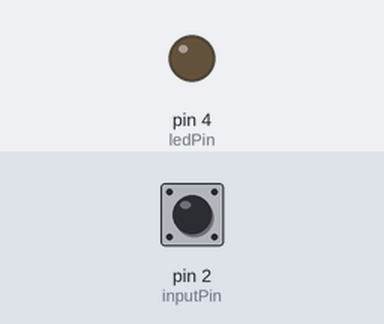
Bench run of a sketch on a simulated Arduino Uno, built with avr-gcc and run on an emulated ATmega328P. On the bench: output pins drawn as LEDs (lit = HIGH). Dashed ring = blinking. The inputs (shaded band) are chosen by the test bench; at power-on: pin 2 (inputPin) HIGH. What the sketch prints to the serial monitor is not drawn.

Above: at 1.2 s.
1.3 s: pin 2 (inputPin) pulled LOW for 0.15 s
At 1.37 s:
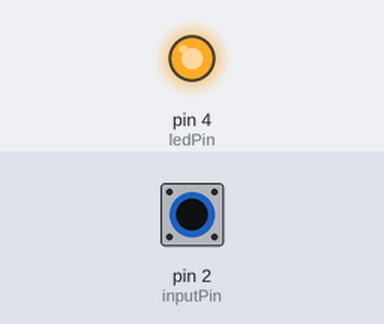
2.9 s: pin 2 (inputPin) pulled LOW for 1 s
At 5.0 s:
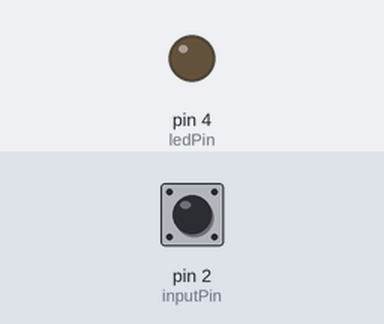
5.8 s: pin 2 (inputPin) pulled LOW for 3.2 s
At 6.4 s:
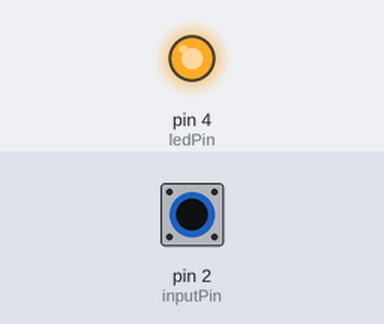
10.5 s: pin 2 (inputPin) pulsed LOW 2 times (0.12 s each, 0.3 s apart)
At 10.56 s:
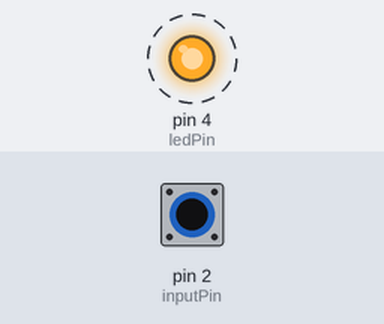
12.9 s: pin 2 (inputPin) pulsed LOW 5 times (0.12 s each, 0.3 s apart)
At 14.8 s:
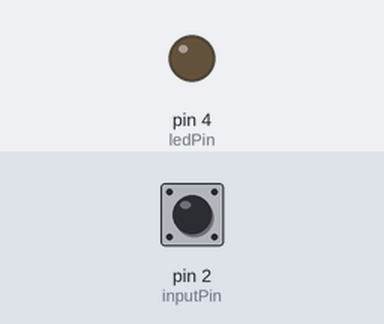
Timing chart, 0 to 16.3 s (numbered marks = the images above; inputs shaded):
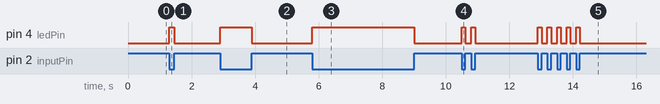

Measured:
- after the input at 1.3 s, pin 4 (ledPin): LOW → HIGH at once, → LOW 0.15 s later
- after the input at 2.9 s, pin 4 (ledPin): LOW → HIGH at once, → LOW 1.0 s later
- after the input at 5.8 s, pin 4 (ledPin): LOW → HIGH at once, → LOW 3.2 s later
- after the input at 10.5 s, pin 4 (ledPin): alternates HIGH for 0.12 s and LOW for 0.18 s, 4 changes in all, then stays LOW, starting at once
- after the input at 12.9 s, pin 4 (ledPin): alternates HIGH for 0.12 s and LOW for 0.18 s, 10 changes in all, then stays LOW, starting at once

The sketch:

project_Bluetooth.ino
```cpp
unsigned long signal_len,t1,t2;//Variables for the time a button is pressed
int inputPin = 2;//Push Button Input Pin
int ledPin = 4;//Output pin for the led
String code = "";//Variable that stores an alphabet

void setup() {
  //The serial connection and the input and output pins are configured
  Serial.begin(9600);//Frequency
  pinMode(inputPin, INPUT_PULLUP);//Receive the entry on pin 2
  pinMode(ledPin, OUTPUT);//Output pin
}

void loop()
{
NextDotDash:
  while (digitalRead(inputPin) == HIGH) {}
  t1 = millis();//Time to press the button
  digitalWrite(ledPin, HIGH);//LED on while pressing the button
  while (digitalRead(inputPin) == LOW) {}
  t2 = millis();//Time the button is not pressed
  digitalWrite(ledPin, LOW);//LED off when the button is not pressed
  signal_len = t2 - t1;//Total time the button is pressed
  if (signal_len > 50)//Take into account the anti-rebound button
  {
    code += readio();//Function to read point or script
  }
  while ((millis() - t2) < 500)//If the time between the point or script entered is greater than 0.5 seconds, the loop ends and receives the following alphabet
  {
    if (digitalRead(inputPin) == LOW)
    {
      goto NextDotDash;
    }
  }
  convertor();//Function to decipher the code in the alphabet
}

char readio()
{
  if (signal_len < 600 && signal_len > 50)
  {
    return '.';//If the button is pressed less than 0.6 seconds, it will be a point
  }
  else if (signal_len > 600)
  {
    return '-';//If the button is pressed more than 0.6 seconds, it will be a script
  }
}

//Function to convert dots and dashes into alphabet
void convertor()
{
  static String letters[] = {".-", "-...", "-.-.", "-..", ".", "..-.", "--.", "....", "..", ".---", "-.-", ".-..", "--", "-.", "---", ".--.", "--.-",
                             ".-.", "...", "-", "..-", "...-", ".--", "-..-", "-.--", "--..", "E"
                            }; //Letter combinations
  int i = 0;
  if (code == ".-.-.-")//If the sequence is the previous one, it will print a dot on the screen
  {
    Serial.print(".");
  }
  else if (code == "-.-.-.")//If the sequence is the previous one, it will print a space on the screen
  {
    Serial.print(" ");
  }
  else
  {
    while (letters[i] != "E") //Cycle to compare arrangement letters
    {
      if (letters[i] == code)//Check the position in variable "letters" and compare it with the alphabet called "code", while the variable "i" advances
      {
        Serial.print(char('A' + i));//Go through the alphabet that we all know from "A" to "Z" with the variable "i"
        break; //As soon as he finds the letter, he leaves the cycle
      }
      i++;
    }
    if (letters[i] == "E")//If the alphabet entered is none of the above combinations, then it will be "E"
    {
      Serial.println(" ");//In this case the "E" will be ENTER or line break
    }
  }
  code = "";//We reset the alphabet waiting for a new character to be entered
}
```
